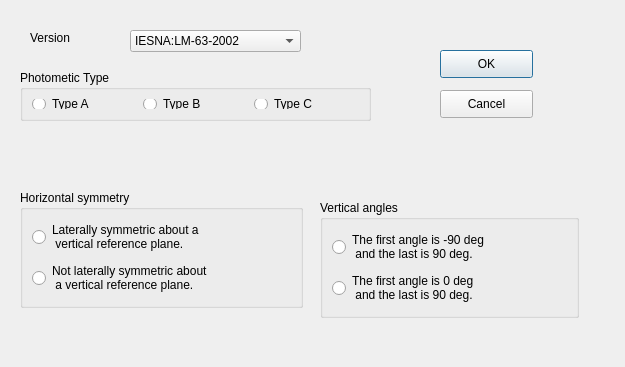
<?xml version="1.0" encoding="UTF-8"?>
<ui version="4.0">
 <class>newFile</class>
 <widget class="QDialog" name="newFile">
  <property name="geometry">
   <rect>
    <x>0</x>
    <y>0</y>
    <width>625</width>
    <height>367</height>
   </rect>
  </property>
  <property name="windowTitle">
   <string>Dialog</string>
  </property>
  <widget class="QGroupBox" name="groupBox">
   <property name="geometry">
    <rect>
     <x>20</x>
     <y>70</y>
     <width>351</width>
     <height>51</height>
    </rect>
   </property>
   <property name="title">
    <string>Photometic Type</string>
   </property>
   <layout class="QHBoxLayout" name="horizontalLayout">
    <item>
     <widget class="QRadioButton" name="radioButton">
      <property name="text">
       <string>Type A</string>
      </property>
     </widget>
    </item>
    <item>
     <widget class="QRadioButton" name="radioButton_2">
      <property name="text">
       <string>Type B</string>
      </property>
     </widget>
    </item>
    <item>
     <widget class="QRadioButton" name="radioButton_3">
      <property name="text">
       <string>Type C</string>
      </property>
     </widget>
    </item>
   </layout>
  </widget>
  <widget class="QLabel" name="label">
   <property name="geometry">
    <rect>
     <x>30</x>
     <y>30</y>
     <width>72</width>
     <height>15</height>
    </rect>
   </property>
   <property name="text">
    <string>Version</string>
   </property>
  </widget>
  <widget class="QComboBox" name="comboBox">
   <property name="geometry">
    <rect>
     <x>130</x>
     <y>30</y>
     <width>171</width>
     <height>22</height>
    </rect>
   </property>
   <item>
    <property name="text">
     <string>IESNA:LM-63-2002</string>
    </property>
   </item>
   <item>
    <property name="text">
     <string>IESNA:LM-63-1995</string>
    </property>
   </item>
  </widget>
  <widget class="QPushButton" name="pushButton">
   <property name="geometry">
    <rect>
     <x>440</x>
     <y>50</y>
     <width>93</width>
     <height>28</height>
    </rect>
   </property>
   <property name="text">
    <string>OK</string>
   </property>
  </widget>
  <widget class="QPushButton" name="pushButton_2">
   <property name="geometry">
    <rect>
     <x>440</x>
     <y>90</y>
     <width>93</width>
     <height>28</height>
    </rect>
   </property>
   <property name="text">
    <string>Cancel</string>
   </property>
  </widget>
  <widget class="QStackedWidget" name="stackedWidget">
   <property name="geometry">
    <rect>
     <x>0</x>
     <y>160</y>
     <width>601</width>
     <height>191</height>
    </rect>
   </property>
   <property name="currentIndex">
    <number>1</number>
   </property>
   <widget class="QWidget" name="pageC">
    <widget class="QGroupBox" name="groupVertical">
     <property name="geometry">
      <rect>
       <x>330</x>
       <y>20</y>
       <width>251</width>
       <height>161</height>
      </rect>
     </property>
     <property name="title">
      <string>Vertical angles</string>
     </property>
     <layout class="QVBoxLayout" name="verticalLayout_2">
      <item>
       <widget class="QRadioButton" name="rbV0">
        <property name="text">
         <string>The first angle is 0 deg 
 and the last is 90 deg.</string>
        </property>
       </widget>
      </item>
      <item>
       <widget class="QRadioButton" name="rbV1">
        <property name="text">
         <string>The first angle is 0 deg 
 and the last is 180 deg.</string>
        </property>
       </widget>
      </item>
      <item>
       <widget class="QRadioButton" name="rbV2">
        <property name="text">
         <string>The first angle is 90 deg 
 and the last is 180 deg.</string>
        </property>
       </widget>
      </item>
     </layout>
    </widget>
    <widget class="QGroupBox" name="groupHorizontal">
     <property name="geometry">
      <rect>
       <x>10</x>
       <y>10</y>
       <width>299</width>
       <height>213</height>
      </rect>
     </property>
     <property name="title">
      <string>Horizontal symmetry</string>
     </property>
     <layout class="QVBoxLayout" name="verticalLayout">
      <item>
       <widget class="QRadioButton" name="rb0">
        <property name="text">
         <string>Laterally symmetric in all 
photometric planes.</string>
        </property>
       </widget>
      </item>
      <item>
       <widget class="QRadioButton" name="rb1">
        <property name="text">
         <string>Symetric in each quadrant.</string>
        </property>
       </widget>
      </item>
      <item>
       <widget class="QRadioButton" name="rb2">
        <property name="text">
         <string>Bilaterally symmetric about the 
0-180 deg photometric plane.</string>
        </property>
       </widget>
      </item>
      <item>
       <widget class="QRadioButton" name="rb3">
        <property name="text">
         <string>Bilaterally symmetric about the 
90-270 deg photometric plane.</string>
        </property>
       </widget>
      </item>
      <item>
       <widget class="QRadioButton" name="rb4">
        <property name="text">
         <string>No symmetry.</string>
        </property>
       </widget>
      </item>
     </layout>
    </widget>
   </widget>
   <widget class="QWidget" name="page_AB">
    <widget class="QGroupBox" name="groupHorizontal_AB">
     <property name="geometry">
      <rect>
       <x>20</x>
       <y>30</y>
       <width>283</width>
       <height>118</height>
      </rect>
     </property>
     <property name="title">
      <string>Horizontal symmetry</string>
     </property>
     <layout class="QVBoxLayout" name="verticalLayout_3">
      <item>
       <widget class="QRadioButton" name="rb0_AB">
        <property name="text">
         <string>Laterally symmetric about a 
 vertical reference plane.</string>
        </property>
       </widget>
      </item>
      <item>
       <widget class="QRadioButton" name="rb1_AB">
        <property name="text">
         <string>Not laterally symmetric about 
 a vertical reference plane.</string>
        </property>
       </widget>
      </item>
     </layout>
    </widget>
    <widget class="QGroupBox" name="groupVertical_AB">
     <property name="geometry">
      <rect>
       <x>320</x>
       <y>40</y>
       <width>259</width>
       <height>118</height>
      </rect>
     </property>
     <property name="title">
      <string>Vertical angles</string>
     </property>
     <layout class="QVBoxLayout" name="verticalLayout_4">
      <item>
       <widget class="QRadioButton" name="rbV0_AB">
        <property name="text">
         <string>The first angle is -90 deg 
 and the last is 90 deg.</string>
        </property>
       </widget>
      </item>
      <item>
       <widget class="QRadioButton" name="rbV1_AB">
        <property name="text">
         <string>The first angle is 0 deg 
 and the last is 90 deg.</string>
        </property>
       </widget>
      </item>
     </layout>
    </widget>
   </widget>
  </widget>
 </widget>
 <resources/>
 <connections/>
</ui>
